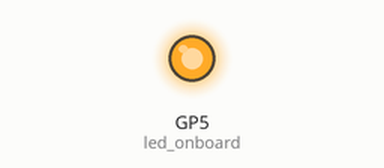
The program below on a simulated Raspberry Pi Pico running MicroPython. Parts: output pins drawn as LEDs (lit = HIGH).

Above: at 1.0 s.
At 5.5 s:
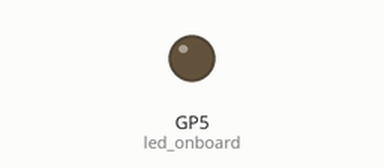
Timing chart, 0 to 6.9 s (numbered marks = the images above):
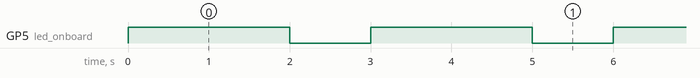

The program:

blinkGPIO5.py
```python
from machine import Pin #GPIO 腳位所用之套件
import utime#Delay程式所用之套件
#led_onboard = Pin(2, Pin.OUT)  <==> Pin('LED', Pin.OUT)
#定義led_onboard 板載GPIO2 或 板載LED 字樣的GPIO 腳位，
#並定義其腳位為輸出模式(由CPUI向外部輸出電力:以電壓 高低來控制
led_onboard = Pin(5, Pin.OUT)
#定義led_onboard 板載GPIO0 或 板載LED 字樣的GPIO 腳位

while True:
    #led_onboard.toggle()
    led_onboard.on()#設定led_onboard腳位物件為高電位
    utime.sleep(2)#休息兩秒鐘
    led_onboard.off()#設定led_onboard腳位物件為低電位
    utime.sleep(1)#休息兩秒鐘
# led_onboard.toggle() ==> led_onboard.on() and  led_onboard.off()
```

Measured:
- by itself, GP5 (led_onboard): alternates HIGH for 2.0 s and LOW for 1.0 s
